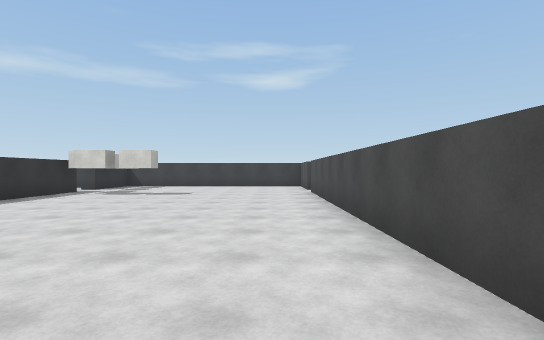
View 1 (above)

16 first-person views from a walk through a scene from a Unity 3-D project. The camera is 1.4 m above the floor, looks level and sees 85° across. The floor is counted in squares, 2 m on a side. Each view is taken from the middle of a square. On the plan, view 1 faces up. The plan holds only what a view shows up to about 10 squares ahead; the rest is blank. The player is left out. Surface patterns are stand-ins for the level's own textures.

View 2
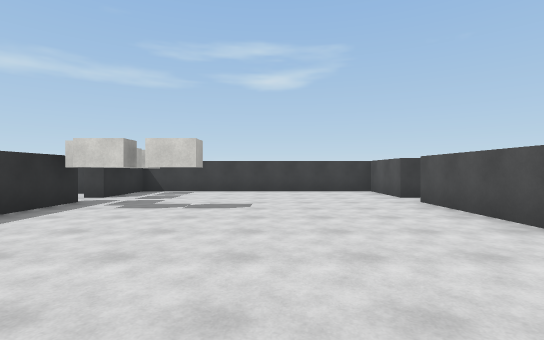

View 3
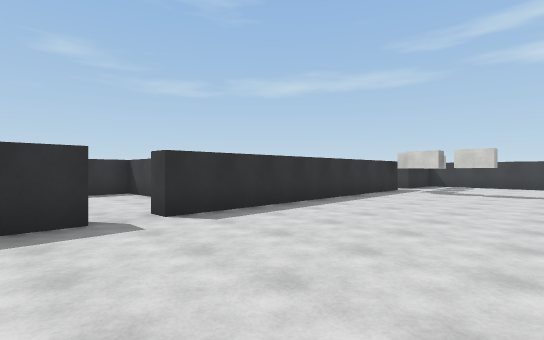

View 4
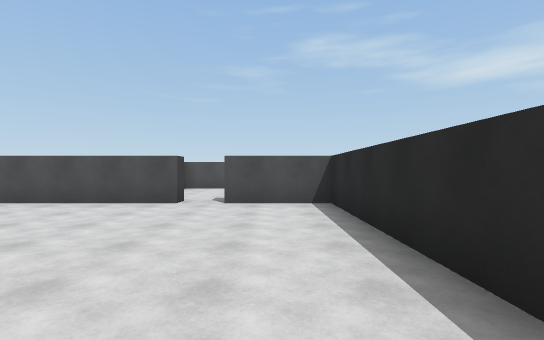

View 5
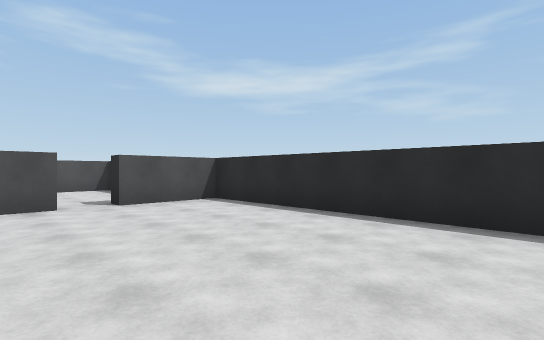

View 6
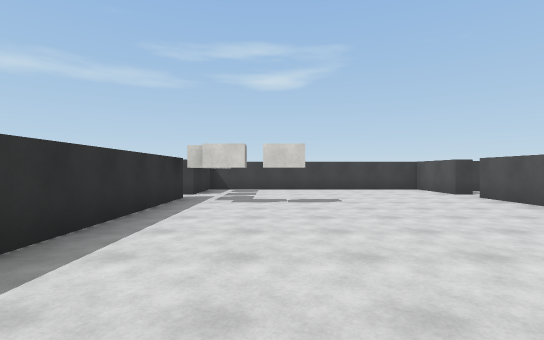

View 7
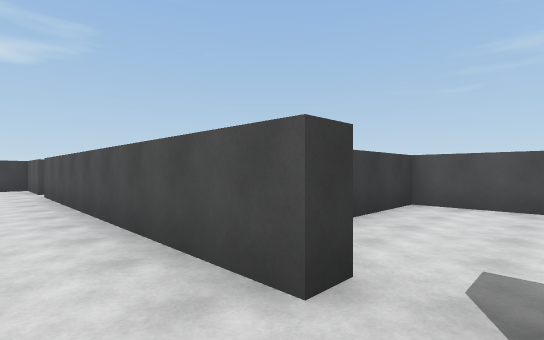

View 8
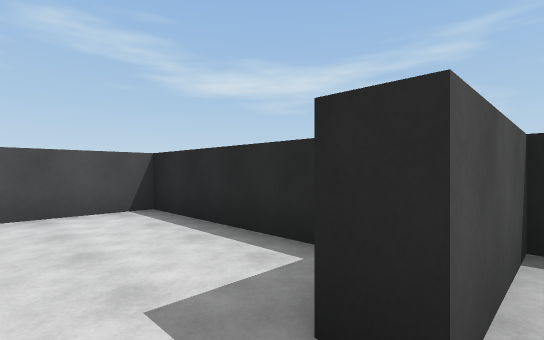

View 9
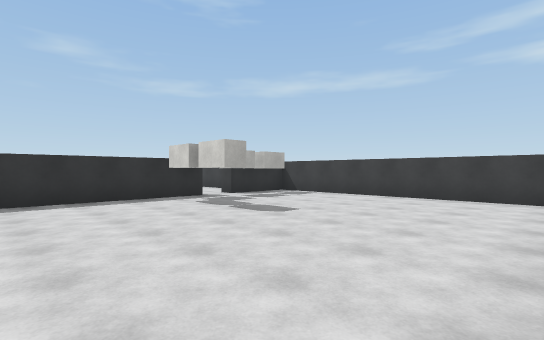

View 10
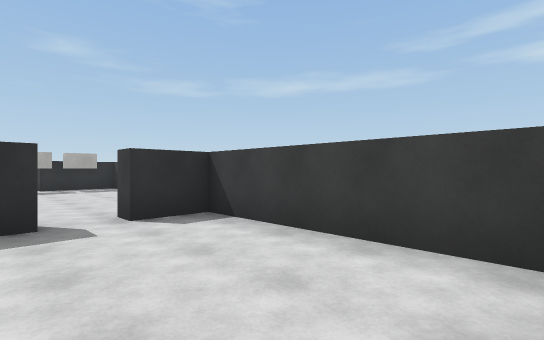

View 11
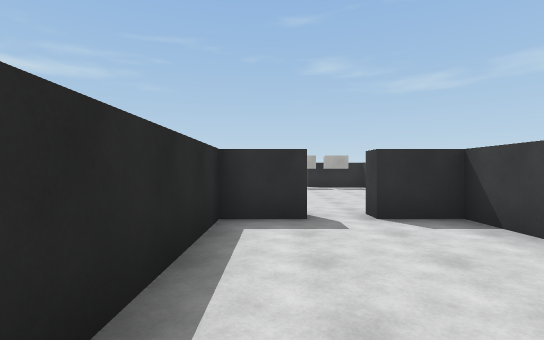

View 12
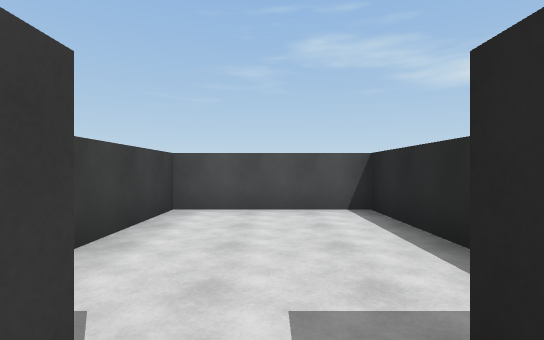

View 13
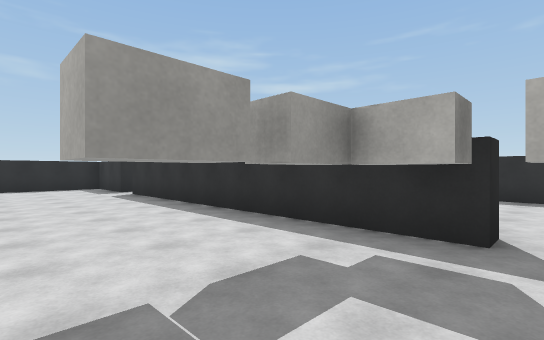

View 14
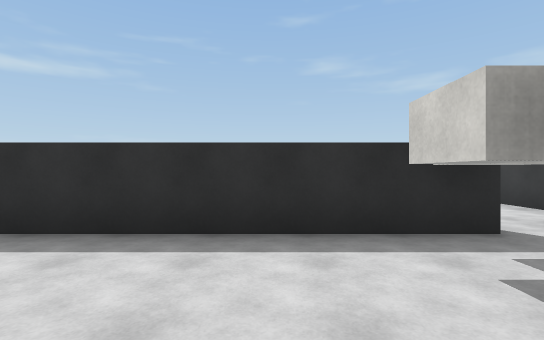

View 15
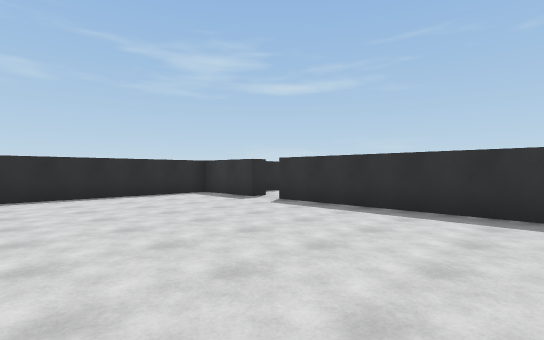

View 16
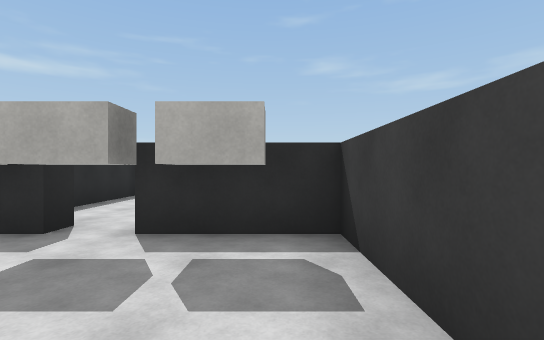

### Floor plan
Points are (right, up) in squares from view 1. A wall is a line through its corners. A room is listed if a view was taken in it or the views show most of it. See-through windows are left out.
Room 1 (views 1, 2, 3, 4, 5, 6, 7, 8, 9, 12, 13, 14, 15, 16)
walls: (-6.2, 8.4) (-6.2, 1); (1.8, 1) (1.3, 1) (1.3, 9.5); (-6.2, 0) (-6.2, -2.3) (1.3, -2.3) (1.3, 0) (1.8, 0); (1.8, 10.5) (1.3, 10.5) (1.3, 12.8) (-6.2, 12.8)
ways out: opening at (2, 10) to room 2; gap at (2, 0.5) to room 3; opening at (-7, 10)
objects: block (-6, 9); block (-6, 10); block (-6, 11) to (-6, 12); block (-5, 8); block (-4, 8)
Room 2 (views 10, 11)
walls: (1.8, 9.5) (1.8, 8.3) (6.2, 8.3) (6.2, 11.8) (1.8, 11.8) (1.8, 10.5)
ways out: opening at (2, 10) to room 1
Room 3 (no view inside)
walls: (2.6, -1.3) (6.2, -1.3) (6.2, 2.2) (3.9, 2.2)
ways out: gap at (2, 0.5) to room 1

Positions as (right, up) in squares from view 1, and headings:
1: (0, 0), facing up
2: (-2, 3), facing up
3: (-2, -1), facing up-left
4: (-5, -1), facing right
5: (-5, 2), facing down-right
6: (-4, 2), facing up
7: (0, 0), facing up-right
8: (1, 1), facing down-right
9: (1, 5), facing up-left
10: (6, 9), facing up-left
11: (6, 9), facing left
12: (1, 10), facing right
13: (-3, 10), facing down-left
14: (-3, 7), facing left
15: (-1, 6), facing down-left
16: (-3, 12), facing left
